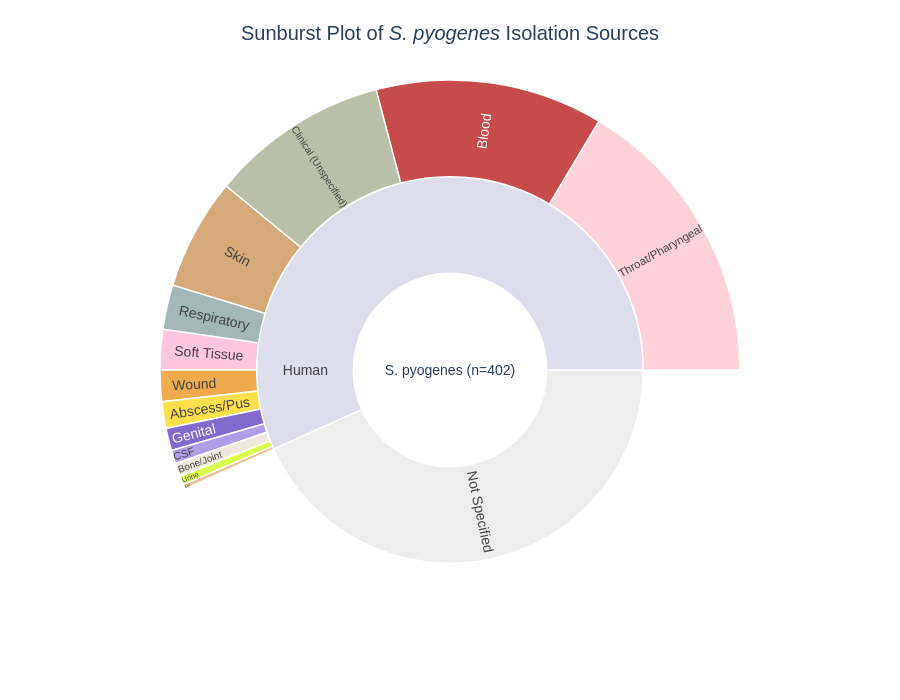

The cell this chart's notebook holds for it:
### Markdown cell above
# Plot `isolation_source` for Mash scrubbed strains

### Code cell
import pandas as pd
import plotly.graph_objects as go

# ── Load & normalize ──
df = mash_scrubbed_metadata_clst
df['iso_raw'] = df['isolation_source'].fillna('').str.strip().str.lower()


# ── Categorize isolation sources into (host, source) hierarchy ──
def categorize(raw):
    r = raw.strip().lower()

    not_spec = [
        '', 'not provided', 'not available: to be reported later',
        'not collected', 'not available: not collected', 'missing'
    ]
    if r in not_spec:
        return ('Not Specified', 'Not Specified')

    if r.startswith('blood') or r in ['peripheral blood', 'venous', 'blood culture']:
        return ('Human', 'Blood')

    if any(k in r for k in ['throat', 'pharyn', 'oropharyn']):
        return ('Human', 'Throat/Pharyngeal')

    if any(k in r for k in ['skin', 'impetigo', 'facial cutaneous', 'foot lesion']):
        return ('Human', 'Skin')

    if 'wound' in r:
        return ('Human', 'Wound')

    if any(k in r for k in ['soft tissue', 'deep tissue', 'tissue',
                             'cellulitis', 'necrotizing fasciitis']):
        return ('Human', 'Soft Tissue')

    if any(k in r for k in ['abscess', 'pus', 'cerebral abscess']):
        return ('Human', 'Abscess/Pus')

    if any(k in r for k in ['respiratory', 'endotracheal', 'sputum',
                             'pleural', 'plevra']):
        return ('Human', 'Respiratory')

    if 'csf' in r or 'cerebrospinal' in r or 'meningitis' in r:
        return ('Human', 'CSF')

    if any(k in r for k in ['genital', 'vaginal', 'vulva', 'perianal', 'anusitis']):
        return ('Human', 'Genital')

    if any(k in r for k in ['bone', 'knee', 'tendon']):
        return ('Human', 'Bone/Joint')

    if 'urine' in r:
        return ('Human', 'Urine')

    if 'otitis' in r:
        return ('Human', 'Ear')

    if any(k in r for k in ['clinical', 'normally sterile', 'invasive', 'hospital',
                             'human', 'patient', 'stss', 'toxic-shock',
                             'glomerulonephritis', 'scarlet fever', 'secretion']):
        return ('Human', 'Clinical (Unspecified)')

    return ('Human', 'Other')


cats = df['iso_raw'].apply(categorize)
df['host_cat'] = [c[0] for c in cats]
df['source_cat'] = [c[1] for c in cats]


# ── Color maps ──
host_colors = {
    'Human':         'rgba(180, 180, 210, 0.45)',
    'Not Specified': 'rgba(200, 200, 200, 0.45)',
}

source_colors = {
    'Blood':                  '#b00000',
    'Throat/Pharyngeal':      '#ffc0cb',
    'Skin':                   '#c68642',
    'Respiratory':            '#7d999a',
    'Wound':                  '#e98804',
    'Abscess/Pus':            '#ffd400',
    'Genital':                '#502cbc',
    'CSF':                    '#9076e0',
    'Bone/Joint':             '#e9e0d0',
    'Urine':                  '#cfff04',
    'Ear':                    '#e0ac69',
    'Soft Tissue':            '#ffaed7',
    'Clinical (Unspecified)': '#9ca683',
    'Other':                  '#cccccc',
    'Not Specified':          'rgba(200, 200, 200, 0.65)',
}


# ── Build sunburst arrays ──
root_label = f'S. pyogenes (n={len(df)})'
labels  = [root_label]
parents = ['']
values  = [len(df)]
colors  = ['rgba(255,255,255,0)']

for host in ['Human', 'Not Specified']:
    count = (df['host_cat'] == host).sum()
    if count > 0:
        labels.append(host)
        parents.append(root_label)
        values.append(count)
        colors.append(host_colors[host])

for host in ['Human', 'Not Specified']:
    sub = df[df['host_cat'] == host]
    for src, cnt in sub['source_cat'].value_counts().items():
        if src == 'Not Specified' and host == 'Not Specified':
            continue
        labels.append(src)
        parents.append(host)
        values.append(cnt)
        colors.append(source_colors.get(src, '#cccccc'))


# ── Plot ──
fig = go.Figure(go.Sunburst(
    labels=labels,
    parents=parents,
    values=values,
    branchvalues='total',
    marker=dict(
        colors=colors,
        line=dict(color='white', width=1.5),
    ),
    textfont=dict(size=14),
    insidetextorientation='radial',
    hovertemplate=(
        '<b>%{label}</b><br>'
        'Count: %{value}<br>'
        'Percent: %{percentRoot:.1%}'
        '<extra></extra>'
    ),
))

fig.update_layout(
    title=dict(
        text='Sunburst Plot of <i>S. pyogenes</i> Isolation Sources',
        font=dict(size=20),
        x=0.5,
    ),
    width=900,
    height=700,
    margin=dict(t=80, l=40, r=40, b=40),
    font=dict(family='Arial'),
)

fig.write_html(
    'spyo_isolation_sunburst.html',
    include_plotlyjs='cdn',
)

fig.show()

### Figure 1 — Plotly figure (JSON) as saved in the notebook; plotly's stock layout.template omitted (floating-point values rounded to 4 significant figures)
{"data": [{"branchvalues": "total", "hovertemplate": "<b>%{label}</b><br>Count: %{value}<br>Percent: %{percentRoot:.1%}<extra></extra>", "insidetextorientation": "radial", "labels": ["S. pyogenes (n=402)", "Human", "Not Specified", "Throat/Pharyngeal", "Blood", "Clinical (Unspecified)", "Skin", "Respiratory", "Soft Tissue", "Wound", "Abscess/Pus", "Genital", "CSF", "Bone/Joint", "Urine", "Ear"], "marker": {"colors": ["rgba(255,255,255,0)", "rgba(180, 180, 210, 0.45)", "rgba(200, 200, 200, 0.45)", "#ffc0cb", "#b00000", "#9ca683", "#c68642", "#7d999a", "#ffaed7", "#e98804", "#ffd400", "#502cbc", "#9076e0", "#e9e0d0", "#cfff04", "#e0ac69"], "line": {"color": "white", "width": 1.5}}, "parents": ["", "S. pyogenes (n=402)", "S. pyogenes (n=402)", "Human", "Human", "Human", "Human", "Human", "Human", "Human", "Human", "Human", "Human", "Human", "Human", "Human"], "textfont": {"size": 14}, "type": "sunburst", "values": [402, 228, 174, 66, 51, 40, 25, 10, 9, 7, 6, 5, 3, 3, 2, 1]}], "layout": {"font": {"family": "Arial"}, "height": 700, "margin": {"b": 40, "l": 40, "r": 40, "t": 80}, "title": {"font": {"size": 20}, "text": "Sunburst Plot of <i>S. pyogenes</i> Isolation Sources", "x": 0.5}, "width": 900}}
